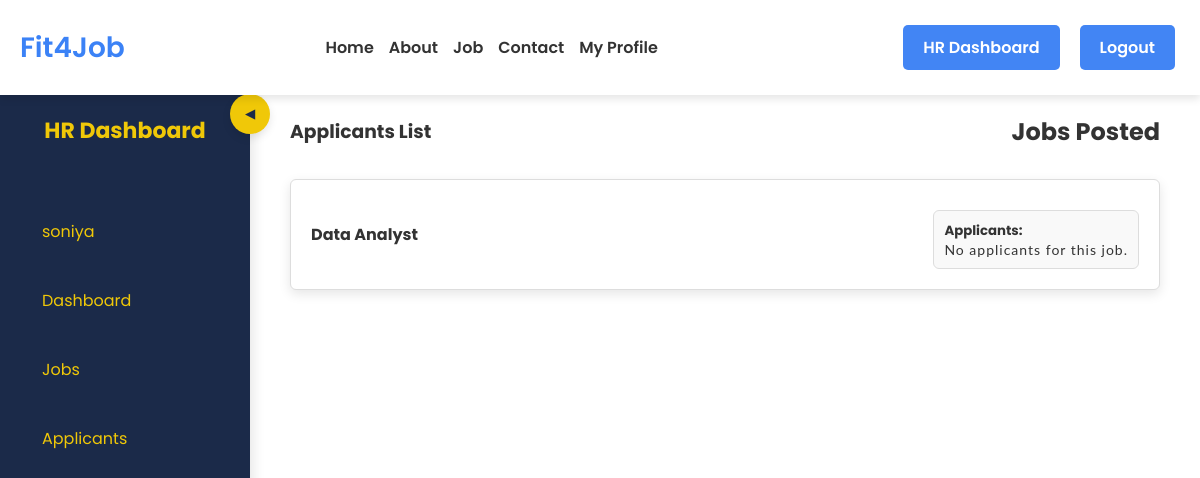
The page /applicant (signed in) on the database as committed earlier.
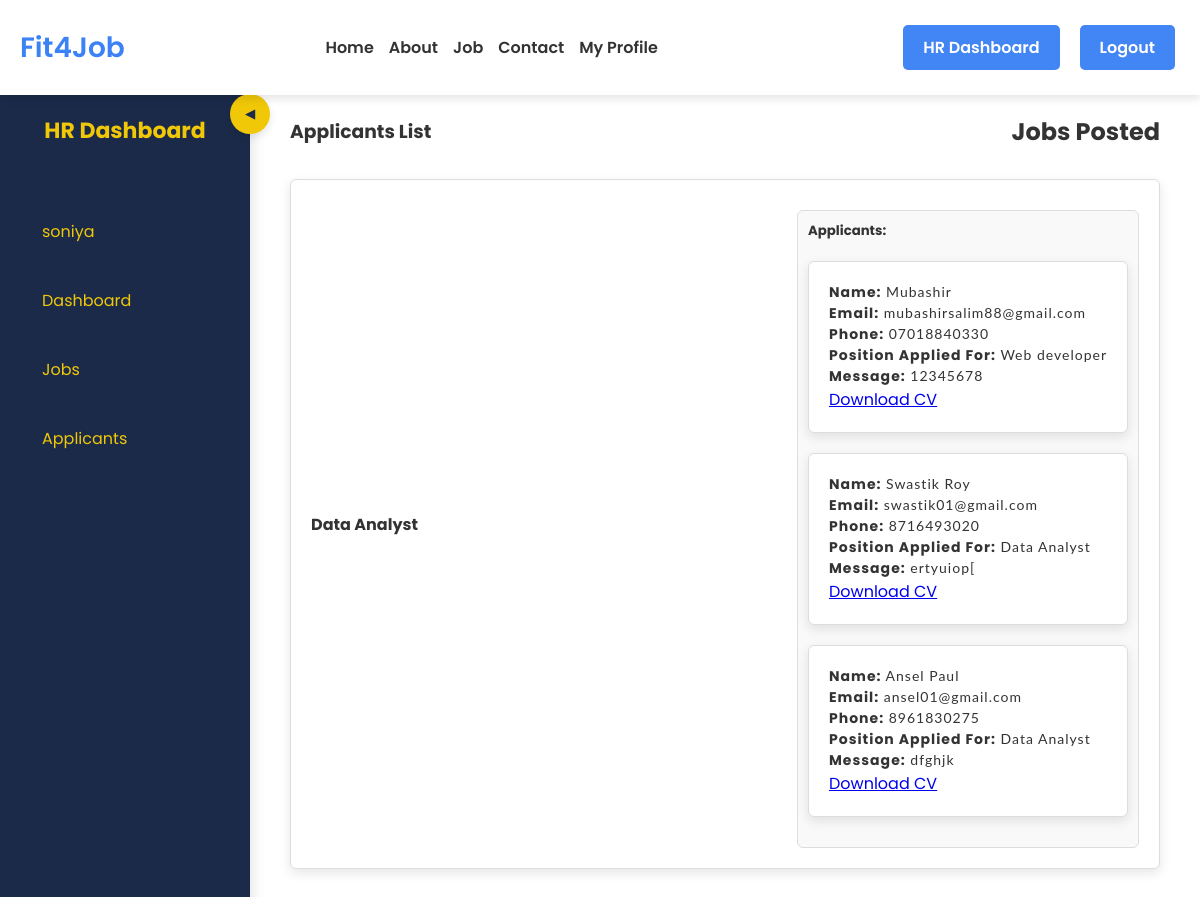
The same page on the database as committed later.
### ats_app/models.py (models this page shows, shortened)
class User(models.Model):
    username = models.CharField(max_length=150, unique=True)
    email = models.EmailField(unique=True)
    password = models.CharField(max_length=128)
    role = models.CharField(max_length=50)
    is_new_user = models.BooleanField(default=True)

class Job(models.Model):
    title = models.CharField(max_length=100)
    description = models.TextField()
    job_type = models.CharField(max_length=50)
    location = models.CharField(max_length=100)
    skills = models.CharField(max_length=200)
    salary = models.DecimalField(max_digits=10, decimal_places=2)
    created_at = models.DateTimeField(default=timezone.now)
    updated_at = models.DateTimeField(auto_now=True)
    user = models.ForeignKey(User, on_delete=models.CASCADE)

class JobApplication(models.Model):
    user = models.ForeignKey(User, on_delete=models.CASCADE)
    job = models.ForeignKey(Job, on_delete=models.CASCADE)
    full_name = models.CharField(max_length=100)
    email = models.EmailField()
    phone_number = models.CharField(max_length=15)
    position_applying_for = models.CharField(max_length=100)
    message = models.TextField(blank=True)
    cv = models.FileField(upload_to='cv_uploads/')
    submitted_at = models.DateTimeField(auto_now_add=True)
    class Meta:
        constraints = [
            models.UniqueConstraint(fields=['user', 'job'], name='unique_job_application')
        ]

### ats_app/views.py (the view)
# urls.py: path('applicant', applicant_view, name='applicant'),
def applicant_view(request):
    if request.session.get('role') == 'recruiter':
        user = User.objects.get(username=request.session.get('username'))
        jobs = Job.objects.filter(user=user)
        job_applications = JobApplication.objects.filter(job__in=jobs)
        context = {
            "jobs": jobs,
            "job_applications": job_applications,
        }
        return render(request, 'main/applicants.html', context)
    else:
        messages.error(request, 'Access denied. HR only.')
        return redirect('job')

### templates/main/applicants.html (shortened to what this page needs)
{% extends 'base.html' %}
{% block content %}
{% load static %}
<head>
    <link rel="stylesheet" href="{% static 'css/applicants.css' %}">
</head>
<body>
    <div class="new-containers">
        <div class="new-sidebar" id="new-sidebar">
            <h2>HR Dashboard</h2>
            <ul>
                <li><a href="#"><span>{{ request.session.username }}</span></a></li>
                <li><a href="{% url 'hr_dashboard' %}"><span>Dashboard</span></a></li>
                <li><a href="{% url 'job' %}"><span>Jobs</span></a></li>
                <li><a href="{% url 'applicant' %}"><span>Applicants</span></a></li>
            </ul>
            <button class="new-toggle-btn" id="new-toggle-btn">&#9664;</button>
        </div>
        <div class="new-main-content">
            <div class="new-top-bar">
                <h3><b>Applicants List</b></h3>
                <h2>Jobs Posted</h2>
            </div>
            <ul id="new-jobitems">
                {% for job in jobs %}
                    <li>
                        <div class="job-info">
                            <h4>{{ job.title }}</h4>
                        </div>
                        <div class="applicant-list">
                            <h5>Applicants:</h5>
                            <ul>
                                {% for application in job_applications %}
                                    {% if application.job.id == job.id %}
                                        <li>
                                            <div class="applicant-info">
                                                <p><strong>Name:</strong> {{ application.full_name }}</p>
                                                <p><strong>Email:</strong> {{ application.email }}</p>
                                                <p><strong>Phone:</strong> {{ application.phone_number }}</p>
                                                <p><strong>Position Applied For:</strong> {{ application.position_applying_for }}</p>
                                                <p><strong>Message:</strong> {{ application.message }}</p>
                                                <a href="{{ application.cv.url }}" download class="download-cv">Download CV</a>
                                            </div>
                                        </li>
                                    {% endif %}
                                {% empty %}
                                    <p>No applicants for this job.</p>
                                {% endfor %}
                            </ul>
                        </div>
                    </li>
                {% empty %}
                    <p>No jobs posted yet.</p>
                {% endfor %}
            </ul>
        </div>
    </div>
</body>
{% endblock %}

### templates/base.html (shortened to what this page needs)
<html lang="en">
<head>
    {% load static %}
    <link rel="stylesheet" href="{% static 'css/style copy.css' %}">
    <link rel="stylesheet" href="{% static 'css/job_category.css' %}">
    <link rel="stylesheet" href="{% static 'css/about.css' %}">
    <link rel="stylesheet" href="{% static 'css/job.css' %}">
</head>
<body>
    <header>
        <div class="navbar">
            <a href="{% url 'index' %}" class="logo">Fit4Job</a>
            <nav>
                <ul>
                    <li><a href="{% url 'index' %}">Home</a></li>
                    <li><a href="{% url 'about' %}">About</a></li>
                    <li><a href="{% url 'job' %}">Job</a></li>
                    <li><a href="{% url 'contact' %}">Contact</a></li>
                    {% if request.session.username %}
                        <li><a href="{% url 'profile' %}">My Profile</a></li>
                    {% endif %}
                </ul>
            </nav>
            <ul class="auth-buttons">
                {% if request.session.username %}
                    {% if request.session.role == 'recruiter' %}
                        <li><a href="{% url 'hr_dashboard' %}" class="sign-in-btn">HR Dashboard</a></li>
                    {% endif %}
                    <li><a href="{% url 'logout' %}" class="sign-in-btn">Logout</a></li>
                {% else %}
                    <li><a href="{% url 'signin' %}" class="sign-in-btn">Sign In Now</a></li>
                    <li><a href="{% url 'register' %}" class="sign-in-btn">Register Now</a></li>
                {% endif %}
            </ul>
        </div>
    </header>
    <main>
        {% block content %}
        {% endblock %}
    </main>
</body>
</html>

### static/css/style copy.css (style rules this page uses)
body { font-family: 'Poppins', sans-serif; margin: 0; padding: 0; background-color: #f4f4f4; color: #333; margin-top: 80px; }
header { background-color: #ffffff; box-shadow: 0 4px 8px rgba(0, 0, 0, 0.1); position: fixed; width: 100%; z-index: 1000; top: 0; padding: 10px 0; }
.navbar { display: flex; justify-content: space-between; align-items: center; padding: 10px 20px; max-width: 1200px; margin: 0 auto; }
.logo { font-size: 28px; font-weight: 600; color: #3b82f6; text-decoration: none; }
nav ul { list-style: none; margin: 0; padding: 0; display: flex; }
nav ul li { margin-left: 15px; }
nav ul li a { text-decoration: none; color: #333; font-weight: 600; transition: color 0.3s ease; }
.sign-in-btn { background-color: #3b82f6; color: white; padding: 10px 20px; border-radius: 25px; text-decoration: none; font-weight: 600; transition: background-color 0.3s ease; }
body { margin: 0; }
p { font-family: 'Lato', sans-serif; letter-spacing: 1px; font-size: 14px; color: #333333; }
.logo { width: 50px; fill: white; padding-right: 15px; display: inline-block; vertical-align: middle; }

### static/css/job_category.css (style rules this page uses)
html, body { overflow-x: hidden; }

### static/css/about.css (style rules this page uses)
html, body { height: 100%; margin: 0; }

### static/css/applicants.css (style rules this page uses)
* { margin: 0; padding: 0; box-sizing: border-box; font-family: 'Poppins', sans-serif; }
html, body { padding-top: 37px; height: 100%; }
body { display: flex; flex-direction: column; background-color: #f4f7fc; }
.new-containers { display: flex; flex: 1; overflow: hidden; }
.new-sidebar { padding-top: 20px; width: 250px; background-color: #1b2a49; color: #f0c808; transition: width 0.3s ease; position: relative; box-shadow: 3px 0 12px rgba(0, 0, 0, 0.1); flex-shrink: 0; padding-bottom: 500px; }
.new-sidebar h2 { padding: 20px; font-size: 22px; text-align: center; transition: opacity 0.3s ease; }
.new-sidebar ul { list-style: none; padding: 20px 0; }
.new-sidebar ul li { margin: 20px 0; padding-left: 20px; color: white; }
.new-sidebar ul li a { color: #f0c808; text-decoration: none; font-size: 16px; padding: 12px; display: flex; align-items: center; border-radius: 6px; transition: background-color 0.3s ease, color 0.3s ease; }
.new-toggle-btn { position: absolute; top: 20px; right: -20px; width: 40px; height: 40px; background-color: #f0c808; color: #1b2a49; border: none; cursor: pointer; display: flex; align-items: center; justify-content: center; border-radius: 50%; box-shadow: 0px 4px 8px rgba(0, 0, 0, 0.1); transition: transform 0.3s ease; }
.new-main-content { flex: 1; padding-top: 200px; padding: 40px; background-color: #fff; transition: margin-left 0.3s ease; overflow-y: auto; }
.new-top-bar { display: flex; justify-content: space-between; align-items: center; margin-bottom: 30px; }
#new-jobitems li { list-style: none; margin: 20px 0; padding: 20px; background-color: #ffffff; border: 1px solid #dddddd; border-radius: 6px; display: flex; justify-content: space-between; align-items: center; box-shadow: 0px 4px 12px rgba(0, 0, 0, 0.1); transition: box-shadow 0.3s ease, transform 0.3s ease; position: relative; }
.job-info { flex-grow: 1; }
.applicant-list { padding: 10px; margin-top: 10px; background-color: #f9f9f9; border: 1px solid #dddddd; border-radius: 6px; }
.applicant-list ul { list-style-type: none; padding: 0; }
.applicant-list ul li { padding: 8px 0; border-bottom: 1px solid #eeeeee; }
.applicant-list ul li:last-child { border-bottom: none; }

### templates/base.html (style rules this page uses)
.sign-in-btn { display: inline-block; padding: 10px 20px; margin: 5px; background-color: #4285f4; color: white; border-radius: 5px; text-decoration: none; text-align: center; }
.auth-buttons { display: flex; gap: 10px; list-style-type: none; padding: 0; margin: 0; }
.auth-buttons li { display: inline-block; }

Rows that differ between the two databases and show on the page:
shown differently, row unchanged: Job "Data Analyst": no longer shows "No applicants for this job."
added JobApplication: full_name "Mubashir", email "mubashirsalim88@gmail.com", phone_number "07018840330", position_applying_for "Web developer", message "12345678"
added JobApplication: full_name "Swastik Roy", email "swastik01@gmail.com", phone_number "8716493020", position_applying_for "Data Analyst", message "ertyuiop["
added JobApplication: full_name "Ansel Paul", email "ansel01@gmail.com", phone_number "8961830275", position_applying_for "Data Analyst", message "dfghjk"
